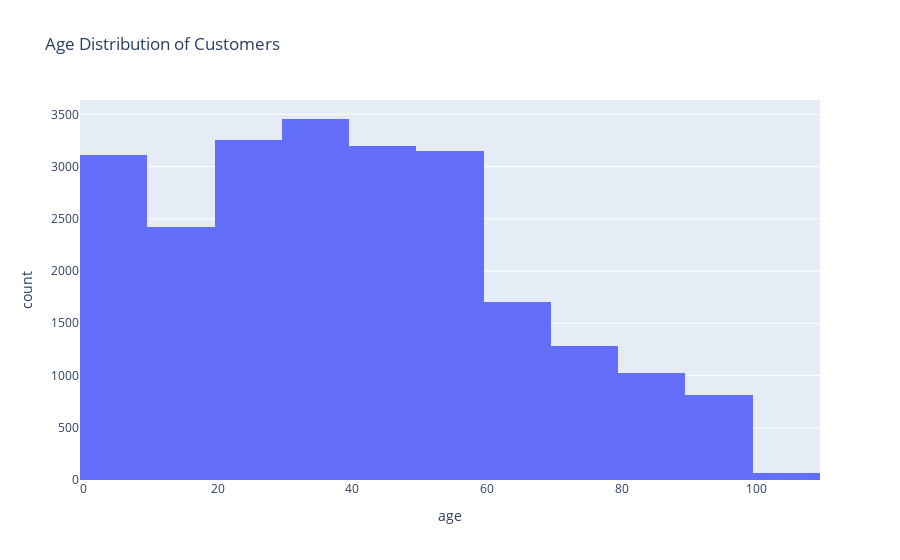

Notebook source saved alongside this figure:
### Code cell
fig = px.histogram(customers_eda_df, x="age", title="Age Distribution of Customers", nbins=20)
fig.show()

### Figure 1 — Plotly figure (JSON) as saved in the notebook; plotly's stock layout.template omitted (floating-point values rounded to 4 significant figures; data arrays with more than 128 entries replaced by an {"elided": "..."} marker saying what was removed)
{"data": [{"alignmentgroup": "True", "bingroup": "x", "hovertemplate": "age=%{x}<br>count=%{y}<extra></extra>", "legendgroup": "", "marker": {"color": "#636efa", "pattern": {"shape": ""}}, "name": "", "nbinsx": 20, "offsetgroup": "", "orientation": "v", "showlegend": false, "type": "histogram", "x": {"elided": "23476 int values"}, "xaxis": "x", "yaxis": "y"}], "layout": {"barmode": "relative", "legend": {"tracegroupgap": 0}, "title": {"text": "Age Distribution of Customers"}, "xaxis": {"anchor": "y", "domain": [0, 1], "title": {"text": "age"}}, "yaxis": {"anchor": "x", "domain": [0, 1], "title": {"text": "count"}}}}
